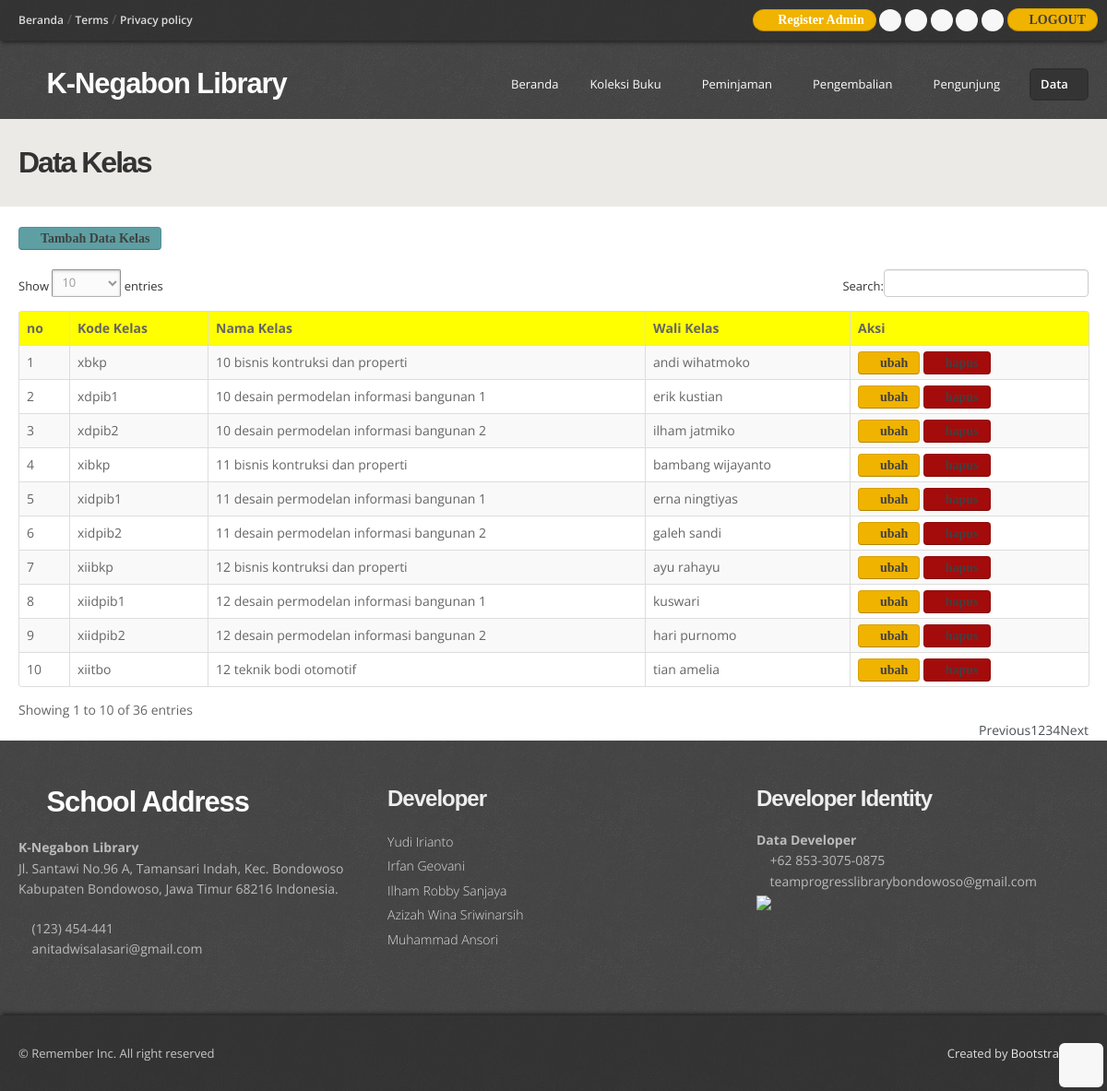
Screenshot of /admin/data_kelas.php (signed in) with the database file from the repository.
### tables this page shows
CREATE TABLE `kelas` (
  `kode_kelas` varchar(10) NOT NULL,
  `jurusan` varchar(60) NOT NULL,
  `wali_kelas` varchar(30) NOT NULL
);

### admin/functions.php (called while the page is built, shortened)
<?php
$conn = mysqli_connect("localhost", "root", "", "perpustakaan");
function query($query) {
    global $conn;
    $result = mysqli_query($conn, $query);
    $rows = [];
    while ($row = mysqli_fetch_assoc($result)){
        $rows[] = $row;
    }
    return $rows;
}
?>

### admin/data_kelas.php (the view, shortened to what this page needs)
<?php
require 'functions.php';
$data_kelas = query ("SELECT * FROM kelas ");
?>
<!DOCTYPE html>
<html lang="en">
<head>
  <link href="css/bootstrap.css" rel="stylesheet" />
  <link href="css/bootstrap-responsive.css" rel="stylesheet" />
  <link href="css/prettyPhoto.css" rel="stylesheet" />
  <link href="css/style.css" rel="stylesheet">
  <link href="js/dataTables/dataTables.bootstrap.css" rel="stylesheet">
  <link id="t-colors" href="color/default.css" rel="stylesheet" />
</head>
<body>
  <div id="wrapper">
    <header>
    <?php include 'tag_header.php';  ?>
      <div class="container">
        <div class="row nomargin">
          <div class="span4">
            <div class="logo">
              <h1><a href="index.html"><i class="icon-tint"></i> K-Negabon Library</a></h1>
            </div>
          </div>
          <div class="span8">
            <div class="navbar navbar-static-top">
              <div class="navigation">
                <nav>
                  <ul class="nav topnav">
                    <li><a href="index.php">Beranda</a></li>
                    <li class="dropdown">
                      <a href="#">Koleksi Buku<i class="icon-angle-down"></i></a>
                    </li>
                    <li class="dropdown">
                      <a href="#">Peminjaman<i class="icon-angle-down"></i></a>
                    </li>
                    <li class="dropdown">
                      <a href="#">Pengembalian<i class="icon-angle-down"></i></a>
                    </li>
                    <li class="dropdown">
                      <a href="#">Pengunjung<i class="icon-angle-down"></i></a>
                    </li>
                    <li class="dropdown active">
                      <a href="#">Data<i class="icon-angle-down"></i></a>
                    </li>
                  </ul>
                </nav>
              </div>
            </div>
          </div>
        </div>
      </div>
    </header>
    <section id="inner-headline">
      <div class="container">
        <div class="row">
          <div class="span4">
            <div class="inner-heading">
              <h2>Data Kelas</h2>
            </div>
          </div>
        </div>
      </div>
    </section>
      <br>
     <div class="container-fluid">
      <div class="col-lg-12">
        <a href="tambah_data_kelas.php" class="btn btn-info icon-plus">Tambah Data Kelas</a>
          <br><br>
            <form action="" method="post">
              <div class="table-responsive">
                <table class="table table-striped table-bordered table-hover" id="tabel">
                <thead>
                      <tr bgcolor='yellow' align='center'>
                          <th>no</th>
                          <th>Kode Kelas</th>
                          <th>Nama Kelas</th>
                          <th>Wali Kelas</th>
                          <th>Aksi</th>
                      </tr>
                  </thead>
                  <tbody>
                      <?php $i = 1; ?>
                      <?php
                      foreach( $data_kelas as $row) :
                      ?>
                      <tr>
                          <td><?=$i; ?></td>
                          <td><?php echo $row["kode_kelas"]; ?></td>
                          <td><?php echo $row["jurusan"];?></td>
                          <td><?php echo $row["wali_kelas"];?></td>
                          <td>
                          <a href="ubah_kelas.php?id=<?php echo $row ["kode_kelas"]; ?>"class="btn btn-warning icon-edit" >ubah</a>
                          <a href="hapus_kelas.php?id=<?= $row["kode_kelas"]; ?>
                          " onclick="return confirm('Yakin Ingin Menghapus Data Ini?');" class="btn btn-danger icon-trash" title="hapus data">hapus</a>
                          </td>
                      </tr>
                    <?php $i++; ?>
                    <?php endforeach; ?>
                    </tbody>
                  </table>
                </div>
              </form>
            </div>
          </div>
    <footer>
    <?php include 'footer_admin.php';  ?>
    </footer>
  </div>
  <a href="#" class="scrollup"><i class="icon-angle-up icon-rounded icon-bglight icon-2x"></i></a>
</body>
</html>

### admin/css/style.css (style rules this page uses)
body { font-family:'Open Sans', Arial, sans-serif; font-size:14px; font-weight:400; line-height:1.6em; color:#656565; }
a { color:#4b5056; }
.bold { font-weight:900; }
.container { padding:0 20px 0 20px; position:relative; }
.row { margin-bottom:30px; }
.row.nomargin { margin-bottom:0; }
header { background: url(../img/header-pattern-150.png) repeat; margin:0; padding:0 0 20px; position:relative; z-index:2000; }
header .logo { float:left; }
header .logo h1 { color:#fdfdfd; letter-spacing:-1px; font-size:2.2em; font-weight:900; margin:0; }
header .logo h1 a { color:#fdfdfd; }
header .navigation { float:right; }
header ul.nav li { border:none; margin:0; }
header ul.nav li a { border:none; font-weight:400; }
.navbar .nav > li > a { font-size:13px; color: #fdfdfd; text-shadow: none; }
header ul.nav li a i { color:#fff; }
.navbar .nav > .active > a,.navbar .nav > .active > a:hover { font-weight:600; }
ul.nav li.dropdown a { z-index:1000; display:block; }
#inner-headline { background:#eceae6; position:relative; margin:0; padding:0; }
#inner-headline .inner-heading h2 { color:#333; margin:30px 0 0 0; font-size:32px; letter-spacing:-2px; }
footer { padding:50px 0 0 0; color:#bbb; background: url(../img/header-pattern-150.png) repeat; }
.scrollup { position:fixed; width:32px; height:32px; bottom:20px; right:20px; }
a.scrollup { outline:0; text-decoration:none; }
a i.icon-bglight, a i.icon-bgdark { display: inline-block; }
[class^="icon-"], [class*=" icon-"] { color:#404040; }

### admin/color/default.css (style rules this page uses)
.logo h1 [class^="icon-"] { color:#8fc04e; }

### admin/css/overwrite.css (style rules this page uses)
h1, h2, h3, h4, h5, h6 { font-family: 'Raleway', sans-serif; color:#353535; font-weight:700; line-height:1.1em; margin-top:0; }
h1 { font-size:60px; margin-bottom:24px; }
h2 { font-size:42px; margin-bottom:22px; }
.table-bordered thead:first-child tr:first-child > th:first-child, .table-bordered tbody:first-child tr:first-child > td:first-child { -webkit-border-top-left-radius: 2px; border-top-left-radius: 2px; -moz-border-radius-topleft: 2px; }
.table-bordered thead:first-child tr:first-child > th:last-child, .table-bordered tbody:first-child tr:first-child > td:last-child { -webkit-border-top-right-radius: 2px; border-top-right-radius: 2px; -moz-border-radius-topright: 2px; }
.table-bordered thead:last-child tr:last-child > th:first-child, .table-bordered tbody:last-child tr:last-child > td:first-child, .table-bordered tfoot:last-child tr:last-child > td:first-child { -webkit-border-bottom-left-radius: 2px; border-bottom-left-radius: 2px; -moz-border-radius-bottomleft: 2px; }
.table-bordered thead:last-child tr:last-child > th:last-child, .table-bordered tbody:last-child tr:last-child > td:last-child, .table-bordered tfoot:last-child tr:last-child > td:last-child { -webkit-border-bottom-right-radius: 2px; border-bottom-right-radius: 2px; -moz-border-radius-bottomright: 2px; }
ul, ol { padding: 0; margin: 0 0 10px 25px; }
li { line-height: 1.6em; }
.btn { font-size: 14px; font-weight:600; text-shadow: none; background-image:none; border-color: none; border-bottom-color: none; -webkit-box-shadow: none; -moz-box-shadow: none; box-shadow: none; }
.btn { outline:0; -webkit-border-radius: 4px; -moz-border-radius: 4px; border-radius: 4px; }
a.btn,.btn:focus { outline:0; }
.btn-info { background: #5E9FA3; }
.btn-warning { background: #F0B300; }
.btn-danger { background: #a40b0b; }
.navbar .nav { border-right:none; border-left:none; }
.navbar .nav > li > a { float: none; font-size:13px; margin-left:10px; margin-right:0; text-decoration: none; text-shadow: none; border-right:none; border-left:none; color: #fff; border:2px solid transparent; padding:4px 10px 4px 10px; background-image: none; background: none; }
.navbar .nav > .active > a, .navbar .nav > .active > a:hover, .navbar .nav > .active > a:focus { color: #fff; border:2px solid #302f2f; padding:4px 10px 4px 10px; background-image: none; background: #343434; filter: none; text-decoration: none; -webkit-box-shadow: none; -moz-box-shadow: none; box-shadow: none; -webkit-border-radius: 6px; -moz-border-radius: 6px; border-radius: 6px; -moz-box-shadow: inset 0 0 1px #555; -webkit-box-shadow: inset 0 0 1px #555; box-shadow: inset 0 0 1px #555; }

### rows the page displays
kelas: kode_kelas "xbkp", jurusan "10 bisnis kontruksi dan properti", wali_kelas "andi wihatmoko"
kelas: kode_kelas "xdpib1", jurusan "10 desain permodelan informasi bangunan 1", wali_kelas "erik kustian"
kelas: kode_kelas "xdpib2", jurusan "10 desain permodelan informasi bangunan 2", wali_kelas "ilham jatmiko"
kelas: kode_kelas "xibkp", jurusan "11 bisnis kontruksi dan properti", wali_kelas "bambang wijayanto"
kelas: kode_kelas "xidpib1", jurusan "11 desain permodelan informasi bangunan 1", wali_kelas "erna ningtiyas"
kelas: kode_kelas "xidpib2", jurusan "11 desain permodelan informasi bangunan 2", wali_kelas "galeh sandi"
kelas: kode_kelas "xiibkp", jurusan "12 bisnis kontruksi dan properti", wali_kelas "ayu rahayu"
kelas: kode_kelas "xiidpib1", jurusan "12 desain permodelan informasi bangunan 1", wali_kelas "kuswari"
kelas: kode_kelas "xiidpib2", jurusan "12 desain permodelan informasi bangunan 2", wali_kelas "hari purnomo"
kelas: kode_kelas "xiitbo", jurusan "12 teknik bodi otomotif", wali_kelas "tian amelia"
